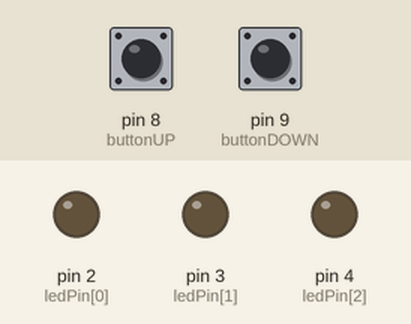
The sketch below on a simulated Arduino Uno, built with avr-gcc and run on an emulated ATmega328P. On the bench: output pins drawn as LEDs (lit = HIGH). Dashed ring = blinking. Inputs (shaded band) come from the test bench; at power-on: pin 8 (buttonUP) LOW, pin 9 (buttonDOWN) LOW.

Above: at 1.2 s.
1.3 s: pin 8 (buttonUP) pulled HIGH for 1 s
At 3.5 s:
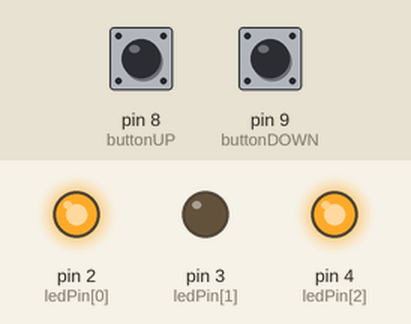
3.8 s: pin 8 (buttonUP) pulled HIGH for 0.15 s
At 5.0 s:
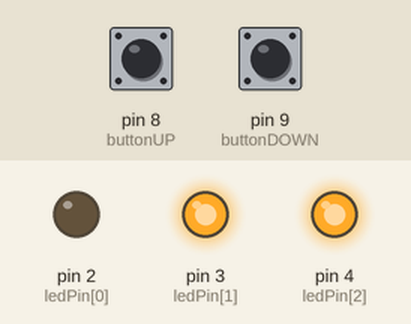
5.5 s: pin 9 (buttonDOWN) pulled HIGH for 3.2 s
At 7.2 s:
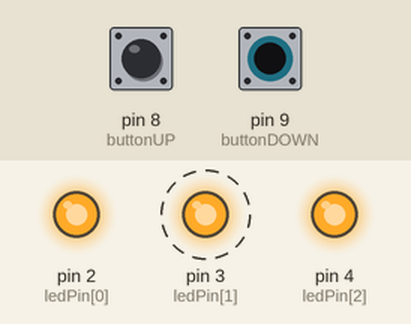
10.2 s: pin 8 (buttonUP) pulled HIGH for 3.2 s
At 14.5 s:
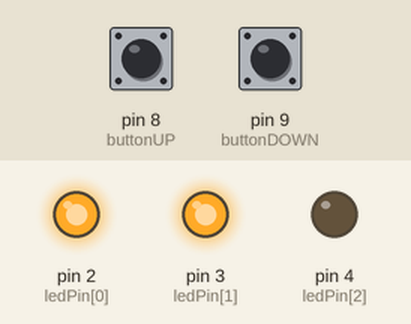
14.9 s: pin 9 (buttonDOWN) pulled HIGH for 0.15 s
At 15.8 s:
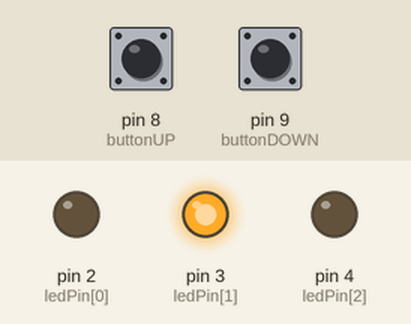
Timing chart, 0 to 17.6 s (numbered marks = the images above; inputs shaded):
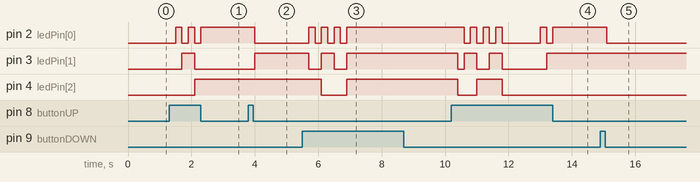

The sketch:

mgirek2lab2.ino
```cpp
// Name: Maciej Girek
// Lab: Lab 2 - Input and Output // Monday @ 1 pm
// Description: Get 3 LEDs to blink at different times depending on button pressed, the LEDs should represent binary number counter
// Included 3 LEDs : red,green, and blue  ,respectively connected to pin 2,3, and 4
// References : https://www.arduino.cc/en/Tutorial/Button
//  http://www.ladyada.net/learn/arduino/lesson5.html

int ledPin[] = {2,3,4}; //array of pin numbers where LEDs are
int buttonUP = 8; //button counting up at pin # 8
int buttonDOWN = 9;//button counting up at pin # 9
byte counter = 0; //initialize byte counter to 0

void setup()
{
  pinMode(buttonUP, INPUT);
  pinMode(buttonDOWN, INPUT);
  for (int i = 0; i < 3; i++) {
    pinMode(ledPin[i], OUTPUT); // map the LEDs
  }
}

void loop()
{
  if (digitalRead(buttonUP) == HIGH) { //if the buttonUP is pressed
    counter++;// Increment the counter.
    delay(200);
    for (int i = 0; i < 3; i++) //loop through the LEDs
  {
    if (bitRead(counter, i) == 1) // if the bit is on at given pin
    {
      digitalWrite(ledPin[i], HIGH); //turn on the led at that pin position
    }
    else
    {
      digitalWrite(ledPin[i], LOW); //else turn the led off
    }
  }
  }
  if (digitalRead(buttonDOWN) == HIGH) { //if the buttonDown is presed
    counter--; //decrement the counter
    delay(200);
   for (int i = 0; i < 3; i++)
  {
    if (bitRead(counter, i) == 1) //if the bit is on
    {
      digitalWrite(ledPin[i], HIGH); //turn on the led at that position
    }
    else
    {
      digitalWrite(ledPin[i], LOW); //else turn it off
    }
  }
 }
  if (counter >= 8) { //if binary counter is 8 or greater then reset
    delay(1000);
    counter = 0; //reset the counter
  }
}
```

Measured:
- after the input at 1.3 s, pin 2 (ledPin[0]): alternates HIGH for 0.20 s and LOW for 0.20 s, 5 changes in all, then stays HIGH, starting after 0.20 s; pin 3 (ledPin[1]): LOW → HIGH after 0.40 s, → LOW 0.40 s later; pin 4 (ledPin[2]): LOW → HIGH after 0.80 s
- after the input at 3.8 s, pin 2 (ledPin[0]): HIGH → LOW after 0.20 s; pin 3 (ledPin[1]): LOW → HIGH after 0.20 s
- after the input at 5.5 s, pin 2 (ledPin[0]): alternates HIGH for 0.20 s and LOW for 0.20 s, 7 changes in all, then stays HIGH, starting after 0.20 s; pin 3 (ledPin[1]): alternates HIGH for 0.40 s and LOW for 0.40 s, 4 changes in all, then stays HIGH, starting after 0.20 s; pin 4 (ledPin[2]): HIGH → LOW after 0.60 s, → HIGH 0.80 s later
- after the input at 10.2 s, pin 2 (ledPin[0]): goes 3 × (LOW 0.20 s, HIGH 0.20 s), LOW 1.2 s, HIGH 0.20 s, LOW 0.20 s, then HIGH, starting after 0.40 s; pin 3 (ledPin[1]): goes LOW 0.20 s, HIGH 0.40 s, LOW 0.40 s, HIGH 0.40 s, LOW 1.4 s, then HIGH, starting after 0.20 s; pin 4 (ledPin[2]): HIGH → LOW after 0.20 s, → HIGH 0.60 s later, → LOW 0.80 s later
- after the input at 14.9 s, pin 2 (ledPin[0]): HIGH → LOW after 0.20 s
